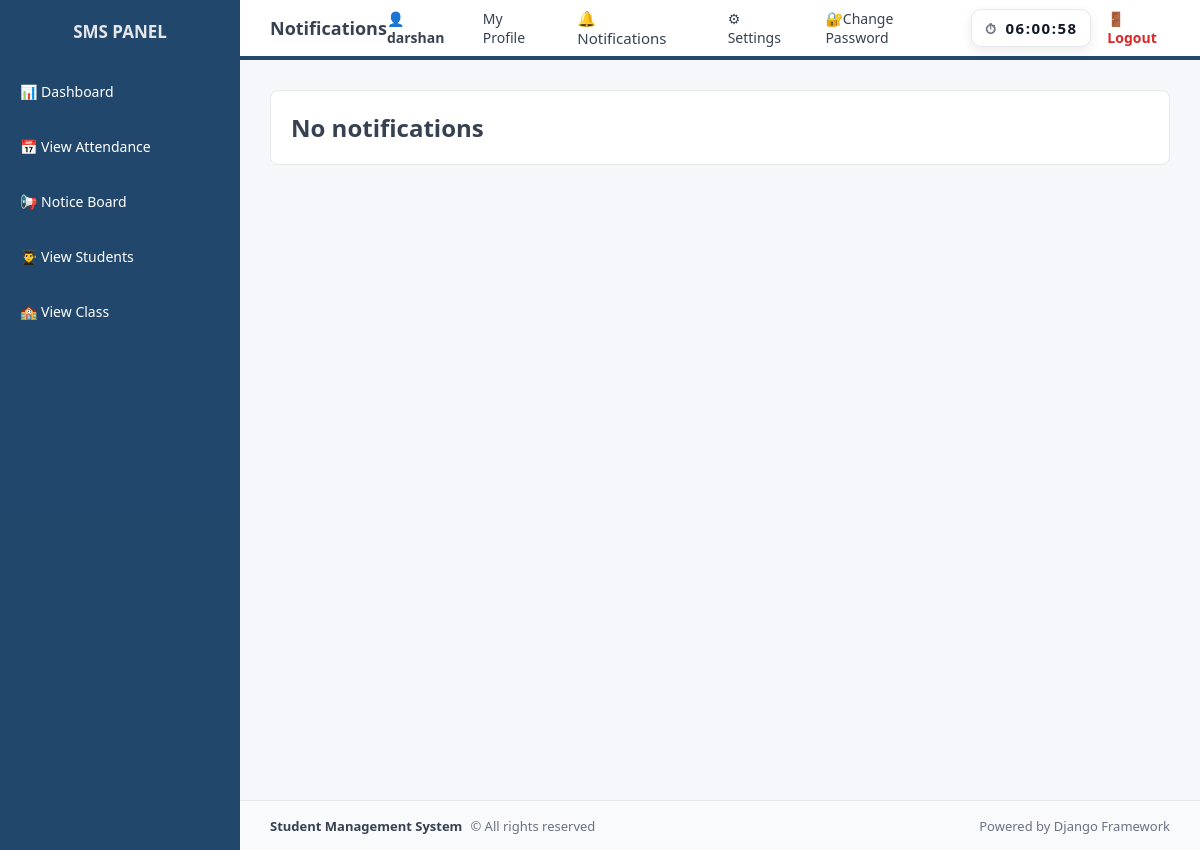
The app's page /notifications/ (signed in), older data.
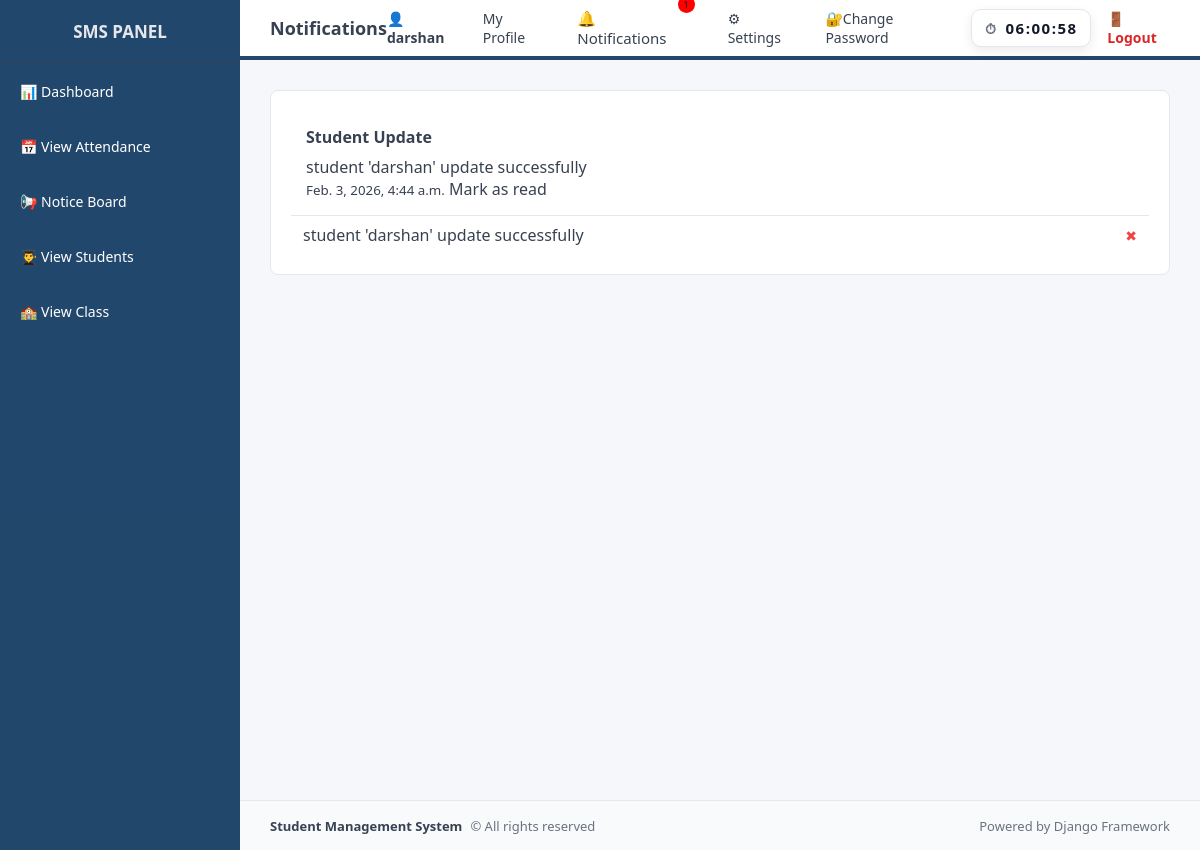
The same page, newer data.
### school/models.py (models this page shows, shortened)
class Notification(models.Model):
    title = models.CharField(max_length=50)
    message = models.TextField()
    user = models.ForeignKey(
        User,
        on_delete=models.CASCADE,
        null=True,
        blank=True
    )
    is_read = models.BooleanField(default=False)
    created_at = models.DateTimeField(auto_now_add=True)

### school/views.py (the view)
# urls.py: path('notifications/', views.notifications, name='notifications'),
@login_required
def notifications(request):
    notifications = Notification.objects.filter(
        user = request.user
    ).order_by('-created_at')
    return render(
        request,
        'school/notifications.html',
        {'notifications': notifications}
    )

### school/context_processors.py (called while the page is built)
def notification_count(request):
    if request.user.is_authenticated:
        count = Notification.objects.filter(
            user = request.user,
            is_read = False
        ).count()
    else:
        count = 0
    return {'notification_count': count}

def user_roles(request):
    user = request.user
    return {
        'is_admin': user.is_authenticated and (
            user.is_superuser or user.groups.filter(name='Admin').exists()
        ),
        'is_teacher': user.is_authenticated and user.groups.filter(name='Teacher').exists(),
        'is_student': user.is_authenticated and user.groups.filter(name='Student').exists(),
    }

### templates/school/notifications.html (shortened to what this page needs)
{% extends "school/base.html" %}
{% block page_title %}Notifications{% endblock %}
{% block content %}
<div class="card">
    {% for n in notifications %}
    <div class="notification {% if not n.is_read %}unread{% endif %}">
        <h3>{{ n.title }}</h3>
        <p>{{ n.message }}</p>
        <small style="color:var(--text-secondary)">{{n.created_at }}</small>
        {% if not n.read %}
        <a href="{% url 'mark_notification_read' n.id %}">
            Mark as read
        </a>
        {% endif %}
    </div>
    <div class="notification-item">
        <span style="color:var(--text-secondary)">{{ n.message }}</span>
        <a href="{% url 'delete_notification' n.id %}"
        class="delete-notification">
        ✖
        </a>
    </div>
    {% empty %}
    <h2 class="no-notification">No notifications</h2>
    {% endfor %}
</div>
{% endblock %}

### templates/school/base.html (shortened to what this page needs)
<!DOCTYPE html>
<html lang="en">
<head>
    {% load static %}
    <link rel="stylesheet" href="{% static 'school/css/main.css' %}">
</head>
<body class="{% if request.session.dark_mode %}dark-theme{% endif %}">
<div class="layout">
    <div class="sidebar">
        <h2>SMS PANEL</h2>
        {% if is_admin %}
            <a href="{% url 'dashboard' %}">📊 Dashboard</a>
            <a href="{% url 'add_student' %}">➕ Add Student</a>
            <a href="{% url 'view_students' %}">👨‍🎓 View Students</a>
            <a href="{% url 'add_teacher' %}">➕ Add Teacher</a>
            <a href="{% url 'view_teachers' %}">👨‍🏫 View Teachers</a>
            <a href="{% url 'mark_attendance' %}">📝 Mark Attendance</a>
            <a href="{% url 'view_attendance' %}">📅 View Attendance</a>
            <a href="{% url 'notice_list' %}">📢 Notice Board</a>
            <a href="{% url 'add_classroom' %}">➕ Add Class Room</a>
            <a href="{% url 'view_classroom' %}">🏫 View Class</a>
        {% elif is_student %}
            <a href="{% url 'dashboard' %}">📊 Dashboard</a>
            <a href="{% url 'view_attendance' %}">📅 View Attendance</a>
            <a href="{% url 'notice_list' %}">📢 Notice Board</a>
            <a href="{% url 'view_students' %}">👨‍🎓 View Students</a>
            <a href="{% url 'view_classroom' %}">🏫 View Class</a>
        {% endif %}
    </div>
    <div class="main">
        <div class="topbar">
            <h3>{% block page_title %}Dashboard{% endblock %}</h3>
            <div class="user-menu">
                <span class="user-name" style="color: var(--text-secondary);">
                    👤 {{ request.user.username }}
                </span>
                <a href="{% url 'my_profile' %}" class="user-menu-link">My Profile</a>
                <a href="{% url 'notifications' %}" class="user-menu-link nav-icon">
                    🔔 Notifications
                    {% if notification_count > 0 %}
                        <span class="badge">{{ notification_count }}</span>
                    {% endif %}
                </a>
                <a href="{% url 'settings' %}" class="user-menu-link">⚙ Settings</a>
                <a href="{% url 'change_password' %}" class="user-menu-link">🔐Change Password</a>
                <div class="digital-clock" id="digitalClock">
                </div>
                <a href="{% url 'logout' %}" class="logout-link">🚪 Logout</a>
            </div>
        </div>
        <div class="content">
            {% block content %}{% endblock %}
        </div>
    </div>
</div>
<footer class="footer">
    <div class="footer-left">
        <strong>Student Management System</strong>
        <span>© {{ now|date:"Y" }} All rights reserved</span>
    </div>
    <div class="footer-right">
        <span>Powered by Django Framework</span>
    </div>
</footer>
</body>
</html>

Row changes from the older to the newer data that the page shows:
added Notification: title "Student Update", message "student 'darshan' update successfully", created_at "Feb. 3, 2026, 4:44 a.m."
Text that changed along with them:
{{ notification_count }}: (not shown) → "1"
text no longer shown: "No notifications"
